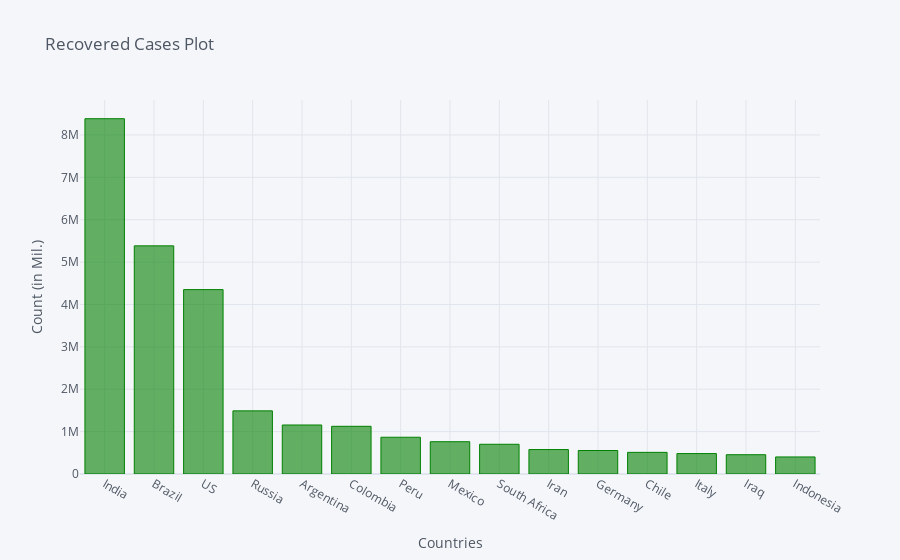

Notebook code for this chart:
### Code cell
recovered_df2_plot.iplot(kind='bar', x='Country/Region', y='11/18/20',color='green',
                         title='Recovered Cases Plot',xTitle='Countries',yTitle='Count (in Mil.)')

### Figure 1 — Plotly figure (JSON) as saved in the notebook; plotly's stock layout.template omitted (floating-point values rounded to 4 significant figures)
{"data": [{"marker": {"color": "rgba(0, 128, 0, 0.6)", "line": {"color": "rgba(0, 128, 0, 1.0)", "width": 1}}, "name": "11/18/20", "orientation": "v", "text": "", "type": "bar", "x": ["India", "Brazil", "US", "Russia", "Argentina", "Colombia", "Peru", "Mexico", "South Africa", "Iran", "Germany", "Chile", "Italy", "Iraq", "Indonesia"], "y": [8383602, 5383385, 4350789, 1489893, 1156474, 1125184, 867306, 762025, 701534, 576983, 554272, 510766, 481967, 455176, 402347]}], "layout": {"legend": {"bgcolor": "#F5F6F9", "font": {"color": "#4D5663"}}, "paper_bgcolor": "#F5F6F9", "plot_bgcolor": "#F5F6F9", "title": {"font": {"color": "#4D5663"}, "text": "Recovered Cases Plot"}, "xaxis": {"gridcolor": "#E1E5ED", "showgrid": true, "tickfont": {"color": "#4D5663"}, "title": {"font": {"color": "#4D5663"}, "text": "Countries"}, "zerolinecolor": "#E1E5ED"}, "yaxis": {"gridcolor": "#E1E5ED", "showgrid": true, "tickfont": {"color": "#4D5663"}, "title": {"font": {"color": "#4D5663"}, "text": "Count (in Mil.)"}, "zerolinecolor": "#E1E5ED"}}}
